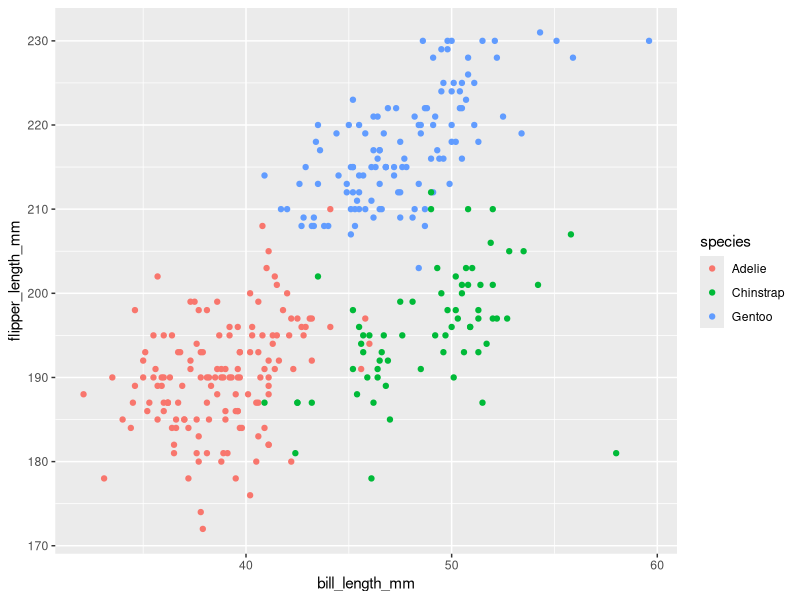

Write the R code that produced this figure.
## ---- chunk 1
library(tidyverse)
## ---- chunk 2
data("penguins", package = "palmerpenguins")
## ---- chunk 3
# names / values of important variables
variable_name = names(penguins)
species_name = levels(penguins$species)
island_name = levels(penguins$island)
sex_name = levels(penguins$sex)

## number of each species
n_adelie = sum(pull(penguins, species) == "Adelie")
n_gentoo = sum(pull(penguins, species) == "Gentoo")
n_hinstrap = sum(pull(penguins, species) == "Chinstrap")

## bill length
mean_bill_length = penguins %>%
        drop_na() %>%
        pull(bill_length_mm) %>%
        mean() %>%
        round(digits = 1)

max_bill_length = penguins %>%
        drop_na() %>%
        pull(bill_length_mm) %>%
        max() 

min_bill_length = penguins %>%
        drop_na() %>%
        pull(bill_length_mm) %>%
        min() 
        
 ## bill depth
mean_bill_depth = penguins %>%
        drop_na() %>%
        pull(bill_depth_mm) %>%
        mean() %>%
        round(digits = 1)

max_bill_depth = penguins %>%
        drop_na() %>%
        pull(bill_depth_mm) %>%
        max() 

min_bill_depth = penguins %>%
        drop_na() %>%
        pull(bill_depth_mm) %>%
        min() 
        
 ## flipper length
mean_flipper_length = penguins %>%
        drop_na() %>%
        pull(flipper_length_mm) %>%
        mean() %>%
        round(digits = 0)

max_flipper_length = penguins %>%
        drop_na() %>%
        pull(flipper_length_mm) %>%
        max() 

min_flipper_length = penguins %>%
        drop_na() %>%
        pull(flipper_length_mm) %>%
        min() 

## body mass
mean_body_mass = penguins %>%
        drop_na() %>%
        pull(body_mass_g) %>%
        mean() %>%
        round(digits = 0)

max_body_mass = penguins %>%
        drop_na() %>%
        pull(body_mass_g) %>%
        max() 

min_body_mass = penguins %>%
        drop_na() %>%
        pull(body_mass_g) %>%
        min() 
        
 
# size of the dataset 
row = nrow(penguins)
col = ncol(penguins)

# mean flipper length
mean_flipper_length = penguins %>%
        drop_na() %>%
        pull(flipper_length_mm) %>%
        mean() %>%
        round(digits = 2)
## ---- chunk 4
# draw the plot
penguine_plot = penguins %>%
        drop_na() %>%
        ggplot(aes(x = bill_length_mm, y = flipper_length_mm)) +  geom_point(aes(color = species))

# save the plot
ggsave("hw1_scatterplot.pdf", plot = penguine_plot)

## ---- chunk 5
df = tibble (
        vec_norm = rnorm(n = 10),
        vec_log = vec_norm > 0,
        vec_char = c("a", "b", "c", "d","e","f","g","h","i","j"),
        vec_fac = factor(c("High", "Low", "Medium", "High", "Low", "Low", "Medium", "High", "Low", "Medium"))
)
## ---- chunk 6
# mean of the random sample from standard normal distribution
mean_norm = df %>%
        pull(vec_norm) %>%
        mean()

# mean of logical vector
mean_log = df %>%
        pull(vec_log) %>%
        mean()

# mean of character vector
mean_char = df %>%
        pull(vec_char) %>%
        mean()

# mean of factor vector
mean_fac = df %>%
        pull(vec_fac) %>%
        mean()
## ---- chunk 7
# convert logical variable to numeric and calculate the mean
mean_log_num = df %>%
        pull(vec_log) %>%
        as.numeric() %>%
        mean()

# convert character variable to numeric and calculate the mean
mean_char_num = df %>%
        pull(vec_char) %>%
        as.numeric() %>%
        mean()

# convert factor variable to numeric and calculate the mean
mean_fac_num = df %>%
        pull(vec_fac) %>%
        as.numeric() %>%
        mean()
